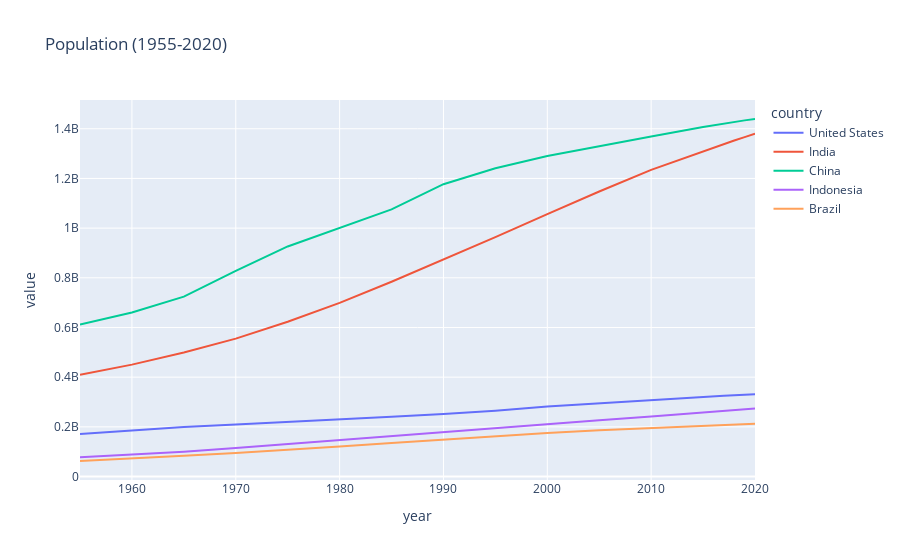

Write notebook code for a chart like this one.
### Code cell
df_pivot.plot(kind='line',
               title='Population (1955-2020)')

### Figure 1 — Plotly figure (JSON) as saved in the notebook; plotly's stock layout.template omitted (floating-point values rounded to 4 significant figures)
{"data": [{"hovertemplate": "country=United States<br>year=%{x}<br>value=%{y}<extra></extra>", "legendgroup": "United States", "line": {"color": "#636efa", "dash": "solid"}, "marker": {"symbol": "circle"}, "mode": "lines", "name": "United States", "orientation": "v", "showlegend": true, "type": "scatter", "x": [1955.0, 1960.0, 1965.0, 1970.0, 1975.0, 1980.0, 1985.0, 1990.0, 1995.0, 2000.0, 2005.0, 2010.0, 2015.0, 2016.0, 2017.0, 2018.0, 2019.0, 2020.0], "xaxis": "x", "y": [171700000.0, 186700000.0, 199700000.0, 209500000.0, 219100000.0, 229500000.0, 240500000.0, 252100000.0, 265200000.0, 281700000.0, 295000000.0, 309000000.0, 320900000.0, 323000000.0, 325100000.0, 327100000.0, 329100000.0, 331000000.0], "yaxis": "y"}, {"hovertemplate": "country=India<br>year=%{x}<br>value=%{y}<extra></extra>", "legendgroup": "India", "line": {"color": "#EF553B", "dash": "solid"}, "marker": {"symbol": "circle"}, "mode": "lines", "name": "India", "orientation": "v", "showlegend": true, "type": "scatter", "x": [1955.0, 1960.0, 1965.0, 1970.0, 1975.0, 1980.0, 1985.0, 1990.0, 1995.0, 2000.0, 2005.0, 2010.0, 2015.0, 2016.0, 2017.0, 2018.0, 2019.0, 2020.0], "xaxis": "x", "y": [409900000.0, 450500000.0, 499100000.0, 555200000.0, 623100000.0, 699000000.0, 784400000.0, 873300000.0, 963900000.0, 1057000000.0, 1148000000.0, 1234000000.0, 1310000000.0, 1325000000.0, 1339000000.0, 1353000000.0, 1366000000.0, 1380000000.0], "yaxis": "y"}, {"hovertemplate": "country=China<br>year=%{x}<br>value=%{y}<extra></extra>", "legendgroup": "China", "line": {"color": "#00cc96", "dash": "solid"}, "marker": {"symbol": "circle"}, "mode": "lines", "name": "China", "orientation": "v", "showlegend": true, "type": "scatter", "x": [1955.0, 1960.0, 1965.0, 1970.0, 1975.0, 1980.0, 1985.0, 1990.0, 1995.0, 2000.0, 2005.0, 2010.0, 2015.0, 2016.0, 2017.0, 2018.0, 2019.0, 2020.0], "xaxis": "x", "y": [612200000.0, 660400000.0, 724200000.0, 827600000.0, 926200000.0, 1000000000.0, 1076000000.0, 1177000000.0, 1241000000.0, 1291000000.0, 1331000000.0, 1369000000.0, 1407000000.0, 1414000000.0, 1421000000.0, 1428000000.0, 1434000000.0, 1439000000.0], "yaxis": "y"}, {"hovertemplate": "country=Indonesia<br>year=%{x}<br>value=%{y}<extra></extra>", "legendgroup": "Indonesia", "line": {"color": "#ab63fa", "dash": "solid"}, "marker": {"symbol": "circle"}, "mode": "lines", "name": "Indonesia", "orientation": "v", "showlegend": true, "type": "scatter", "x": [1955.0, 1960.0, 1965.0, 1970.0, 1975.0, 1980.0, 1985.0, 1990.0, 1995.0, 2000.0, 2005.0, 2010.0, 2015.0, 2016.0, 2017.0, 2018.0, 2019.0, 2020.0], "xaxis": "x", "y": [77270000.0, 87750000.0, 100300000.0, 114800000.0, 130700000.0, 147400000.0, 165000000.0, 181400000.0, 196900000.0, 211500000.0, 226300000.0, 241800000.0, 258400000.0, 261600000.0, 264700000.0, 267700000.0, 270600000.0, 273500000.0], "yaxis": "y"}, {"hovertemplate": "country=Brazil<br>year=%{x}<br>value=%{y}<extra></extra>", "legendgroup": "Brazil", "line": {"color": "#FFA15A", "dash": "solid"}, "marker": {"symbol": "circle"}, "mode": "lines", "name": "Brazil", "orientation": "v", "showlegend": true, "type": "scatter", "x": [1955.0, 1960.0, 1965.0, 1970.0, 1975.0, 1980.0, 1985.0, 1990.0, 1995.0, 2000.0, 2005.0, 2010.0, 2015.0, 2016.0, 2017.0, 2018.0, 2019.0, 2020.0], "xaxis": "x", "y": [62530000.0, 72180000.0, 83370000.0, 95110000.0, 107200000.0, 120700000.0, 135300000.0, 149000000.0, 162000000.0, 174800000.0, 186100000.0, 195700000.0, 204500000.0, 206200000.0, 207800000.0, 209500000.0, 211000000.0, 212600000.0], "yaxis": "y"}], "layout": {"legend": {"title": {"text": "country"}, "tracegroupgap": 0}, "title": {"text": "Population (1955-2020)"}, "xaxis": {"anchor": "y", "domain": [0, 1], "title": {"text": "year"}}, "yaxis": {"anchor": "x", "domain": [0, 1], "title": {"text": "value"}}}}
